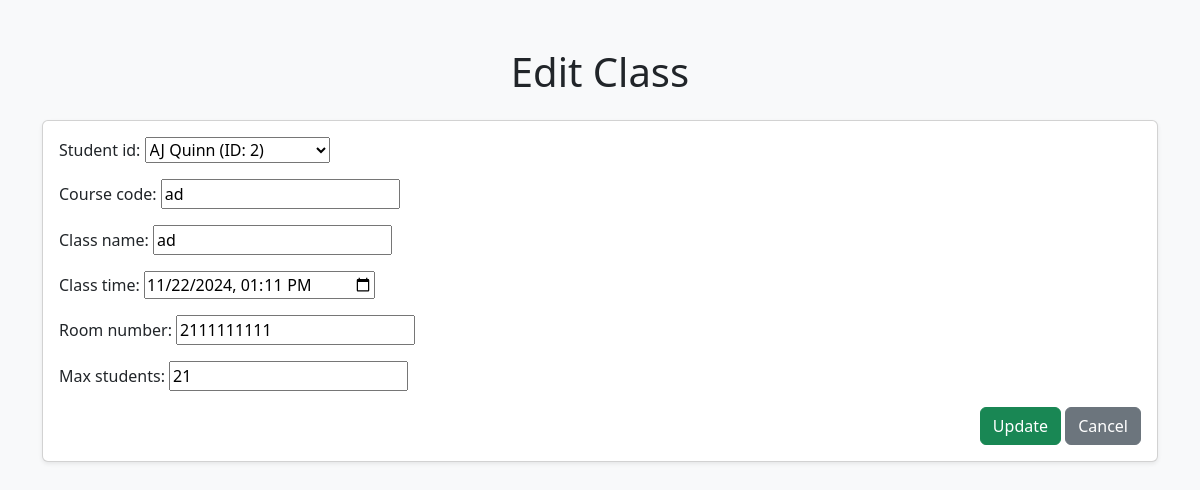
The app's page /classes/update/15/ (signed in) with its own data.
### samsapp/models.py (models this page shows, shortened)
class Student(models.Model):
    student_id = models.AutoField(primary_key=True)  # Automatically increments
    student_fullname = models.CharField(max_length=50)
    student_email = models.EmailField(max_length=50, unique=True)  # Enforce unique emails
    birth_date = models.DateField()
    enrollment_date = models.DateField()
    def __str__(self):
        return f"{self.student_fullname} (ID: {self.student_id})"

class Class(models.Model):
    class_id = models.AutoField(primary_key=True)  # Automatically increments
    student_id = models.ForeignKey('Student', on_delete=models.CASCADE)  # Relates to the Student model
    course_code = models.CharField(max_length=50)
    class_name = models.CharField(max_length=100)
    class_time = models.DateTimeField()
    room_number = models.CharField(max_length=10)
    max_students = models.IntegerField()

### samsapp/views.py (the view)
# urls.py: path('classes/update/<int:class_id>/', views.class_update, name='class_update'),
@login_required(login_url='login')
def class_update(request, class_id):
    class_instance = get_object_or_404(Class, pk=class_id)
    if request.method == "POST":
        form = ClassForm(request.POST, instance=class_instance)
        if form.is_valid():
            form.save()
            return redirect('class_list')
    else:
        form = ClassForm(instance=class_instance)
    return render(request, 'samsapp/class_form.html', {'form': form})

### samsapp/forms.py
class ClassForm(forms.ModelForm):
    class Meta:
        model = Class
        fields = ['student_id', 'course_code', 'class_name', 'class_time', 'room_number', 'max_students']
        widgets = {
            'class_time': forms.DateTimeInput(attrs={'type': 'datetime-local'}),
        }
    student_id = forms.ModelChoiceField(queryset=Student.objects.all(), empty_label="Select Student")

### samsapp/templates/samsapp/class_form.html (shortened to what this page needs)
<!DOCTYPE html>
<html lang="en">
<head>
    <link href="https://cdn.jsdelivr.net/npm/bootstrap@5.3.0-alpha1/dist/css/bootstrap.min.css" rel="stylesheet">
</head>
<body class="bg-light">
<div class="container mt-5">
    <h1 class="text-center mb-4">{% if form.instance.pk %}Edit Class{% else %}Add Class{% endif %}</h1>
    <div class="card shadow-sm">
        <div class="card-body">
            <form method="post">
                {{ form.as_p }}
                <div class="text-end">
                    <button type="submit" class="btn btn-success">{% if form.instance.pk %}Update{% else %}Save{% endif %}</button>
                    <a href="{% url 'class_list' %}" class="btn btn-secondary">Cancel</a>
                </div>
            </form>
        </div>
    </div>
</div>
</body>
</html>

### records on screen
Student: student_id "AJ Quinn (ID: 2)"
Class: course_code "ad", class_name "ad", class_time "11/22/2024 13:11", room_number "2111111111", max_students "21"
